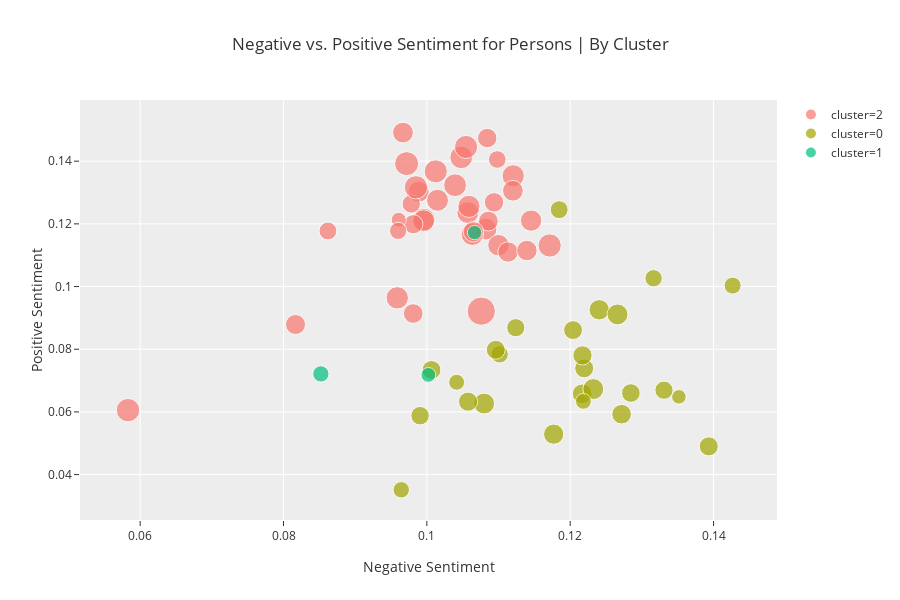

The notebook cell this image was saved under:
### Markdown cell above
Redo charts, except coded by clusters!

### Code cell
px.scatter(data_frame=persons_cluster.reset_index()
           ,x='neg'
           ,y='pos'
           ,size='comment_length'
           ,color='cluster'
           ,template='ggplot2'
           ,title='Negative vs. Positive Sentiment for Persons | By Cluster'
           ,hover_name='person'
           ,labels={"neg":"Negative Sentiment"
                    ,"pos":"Positive Sentiment"
                    ,"comment_length":"Avg Comment Char Length"
                   }
#            ,color_discrete_map={'got':'orange','dems': 'blue'}
          )

### Figure 1 — Plotly figure (JSON) as saved in the notebook; plotly's stock layout.template omitted (floating-point values rounded to 4 significant figures)
{"data": [{"hoverlabel": {"namelength": 0}, "hovertemplate": "<b>%{hovertext}</b><br><br>cluster=2<br>Negative Sentiment=%{x}<br>Positive Sentiment=%{y}<br>Avg Comment Char Length=%{marker.size}", "hovertext": ["bran", "jon", "dany", "doran", "cersei", "tyrion", "sansa", "arya", "stannis", "varys", "jamie", "brienne", "jorah", "theon", "hound", "littlefinger", "joffrey", "mountain", "robb", "dragons", "melisandre", "bronn", "ramsey", "missandei", "gendry", "grey worm", "ned", "catelyn", "robert", "tommen", "viserys", "euron", "night_king", "jaqen", "hodor", "mance", "gabbard"], "legendgroup": "cluster=2", "marker": {"color": "#F8766D", "size": [831.9, 797.0, 887.9, 532.2, 865.0, 803.1, 837.0, 738.8, 653.4, 800.3, 822.1, 898.9, 715.5, 755.3, 628.3, 765.3, 520.9, 560.3, 902.6, 863.3, 825.5, 694.8, 629.9, 891.2, 643.9, 717.2, 681.0, 698.2, 792.3, 614.8, 821.7, 958.5, 371.2, 668.4, 917.2, 493.2, 1331.0], "sizemode": "area", "sizeref": 3.327, "symbol": "circle"}, "mode": "markers", "name": "cluster=2", "showlegend": true, "type": "scatter", "uid": "550a2e98-1918-4936-9dbe-787334d28db7", "x": [0.09587, 0.1057, 0.1012, 0.0862, 0.1048, 0.1082, 0.1063, 0.09885, 0.1086, 0.1015, 0.112, 0.1171, 0.112, 0.1145, 0.1094, 0.11, 0.1098, 0.09783, 0.09848, 0.1039, 0.09959, 0.1113, 0.1084, 0.1055, 0.0981, 0.09667, 0.1065, 0.114, 0.09955, 0.09811, 0.1059, 0.09718, 0.09608, 0.08168, 0.0583, 0.09599, 0.1076], "xaxis": "x", "y": [0.09641, 0.1236, 0.1368, 0.1177, 0.1412, 0.1183, 0.1167, 0.1303, 0.1209, 0.1275, 0.1353, 0.1131, 0.1306, 0.121, 0.1269, 0.1132, 0.1405, 0.1264, 0.1317, 0.1323, 0.1214, 0.111, 0.1474, 0.1445, 0.0914, 0.1491, 0.1175, 0.1115, 0.121, 0.1199, 0.1256, 0.1392, 0.1213, 0.08789, 0.06056, 0.1178, 0.09215], "yaxis": "y"}, {"hoverlabel": {"namelength": 0}, "hovertemplate": "<b>%{hovertext}</b><br><br>cluster=0<br>Negative Sentiment=%{x}<br>Positive Sentiment=%{y}<br>Avg Comment Char Length=%{marker.size}", "hovertext": ["davos", "samwell", "gilly", "tormund", "margaery", "oberyn", "ygritte", "harris", "biden", "buttigieg", "gillibrand", "hickenlooper", "klobuchar", "warren", "booker", "inslee", "castro", "sanders", "bullock", "messam", "o'rourke", "bennet", "delaney", "moulton", "swalwell", "yang"], "legendgroup": "cluster=0", "marker": {"color": "#A3A500", "size": [692.8, 591.8, 502.4, 726.2, 481.6, 534.2, 500.2, 601.0, 550.9, 646.7, 727.3, 423.9, 570.3, 579.5, 611.5, 606.8, 598.2, 617.3, 352.9, 449.8, 729.1, 682.3, 592.2, 420.0, 554.8, 641.2], "sizemode": "area", "sizeref": 3.327, "symbol": "circle"}, "mode": "markers", "name": "cluster=0", "showlegend": true, "type": "scatter", "uid": "efaeb88a-64ff-4e15-b06d-4cce882dfae7", "x": [0.124, 0.1204, 0.1102, 0.1266, 0.1427, 0.1185, 0.1316, 0.122, 0.1124, 0.1217, 0.108, 0.1042, 0.09905, 0.1285, 0.1057, 0.1393, 0.1096, 0.1217, 0.1352, 0.09643, 0.1232, 0.1177, 0.1006, 0.1218, 0.1331, 0.1272], "xaxis": "x", "y": [0.09258, 0.0861, 0.07838, 0.09111, 0.1003, 0.1245, 0.1027, 0.0739, 0.08687, 0.06577, 0.06266, 0.06946, 0.05879, 0.06603, 0.06328, 0.049, 0.07982, 0.07803, 0.06481, 0.03514, 0.06729, 0.05288, 0.07338, 0.06336, 0.06693, 0.05926], "yaxis": "y"}, {"hoverlabel": {"namelength": 0}, "hovertemplate": "<b>%{hovertext}</b><br><br>cluster=1<br>Negative Sentiment=%{x}<br>Positive Sentiment=%{y}<br>Avg Comment Char Length=%{marker.size}", "hovertext": ["de blasio", "gravel", "williamson"], "legendgroup": "cluster=1", "marker": {"color": "#00BF7D", "size": [365.4, 342.6, 443.6], "sizemode": "area", "sizeref": 3.327, "symbol": "circle"}, "mode": "markers", "name": "cluster=1", "showlegend": true, "type": "scatter", "uid": "67454b11-a97a-46b7-8f89-05d7e2bab889", "x": [0.1002, 0.1067, 0.08521], "xaxis": "x", "y": [0.07181, 0.1172, 0.07212], "yaxis": "y"}], "layout": {"grid": {"xaxes": ["x"], "xgap": 0.1, "xside": "bottom", "yaxes": ["y"], "ygap": 0.1, "yside": "left"}, "height": 600, "legend": {"itemsizing": "constant", "tracegroupgap": 0}, "title": {"text": "Negative vs. Positive Sentiment for Persons | By Cluster"}, "xaxis": {"title": {"text": "Negative Sentiment"}}, "yaxis": {"title": {"text": "Positive Sentiment"}}}}
